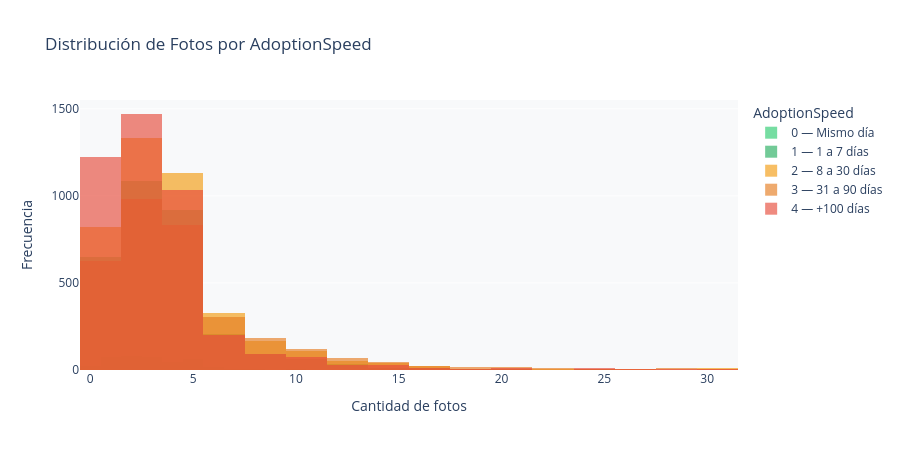

Notebook code for this chart:
### Markdown cell above
### 5.3 · Cantidad de fotos

### Code cell
fig = go.Figure()
for spd in sorted(df["AdoptionSpeed"].unique()):
    sub = df[df["AdoptionSpeed"]==spd]["PhotoAmt"]
    fig.add_trace(go.Histogram(
        x=sub, nbinsx=30, name=SPEED_LABELS[spd],
        marker_color=SPEED_COLORS[spd], opacity=0.65,
    ))
fig.update_layout(
    barmode="overlay",
    title="Distribución de Fotos por AdoptionSpeed",
    xaxis_title="Cantidad de fotos", yaxis_title="Frecuencia",
    height=450, plot_bgcolor=BG_COLOR, paper_bgcolor="white",
    legend_title="AdoptionSpeed"
)
fig.show()

### Figure 1 — Plotly figure (JSON) as saved in the notebook; plotly's stock layout.template omitted (floating-point values rounded to 4 significant figures; data arrays with more than 128 entries replaced by an {"elided": "..."} marker saying what was removed)
{"data": [{"marker": {"color": "#2ecc71"}, "name": "0 — Mismo día", "nbinsx": 30, "opacity": 0.65, "type": "histogram", "x": {"elided": "410 float values"}}, {"marker": {"color": "#27ae60"}, "name": "1 — 1 a 7 días", "nbinsx": 30, "opacity": 0.65, "type": "histogram", "x": {"elided": "3090 float values"}}, {"marker": {"color": "#f39c12"}, "name": "2 — 8 a 30 días", "nbinsx": 30, "opacity": 0.65, "type": "histogram", "x": {"elided": "4037 float values"}}, {"marker": {"color": "#e67e22"}, "name": "3 — 31 a 90 días", "nbinsx": 30, "opacity": 0.65, "type": "histogram", "x": {"elided": "3259 float values"}}, {"marker": {"color": "#e74c3c"}, "name": "4 — +100 días", "nbinsx": 30, "opacity": 0.65, "type": "histogram", "x": {"elided": "4197 float values"}}], "layout": {"barmode": "overlay", "height": 450, "legend": {"title": {"text": "AdoptionSpeed"}}, "paper_bgcolor": "white", "plot_bgcolor": "#F8F9FA", "title": {"text": "Distribución de Fotos por AdoptionSpeed"}, "xaxis": {"title": {"text": "Cantidad de fotos"}}, "yaxis": {"title": {"text": "Frecuencia"}}}}
